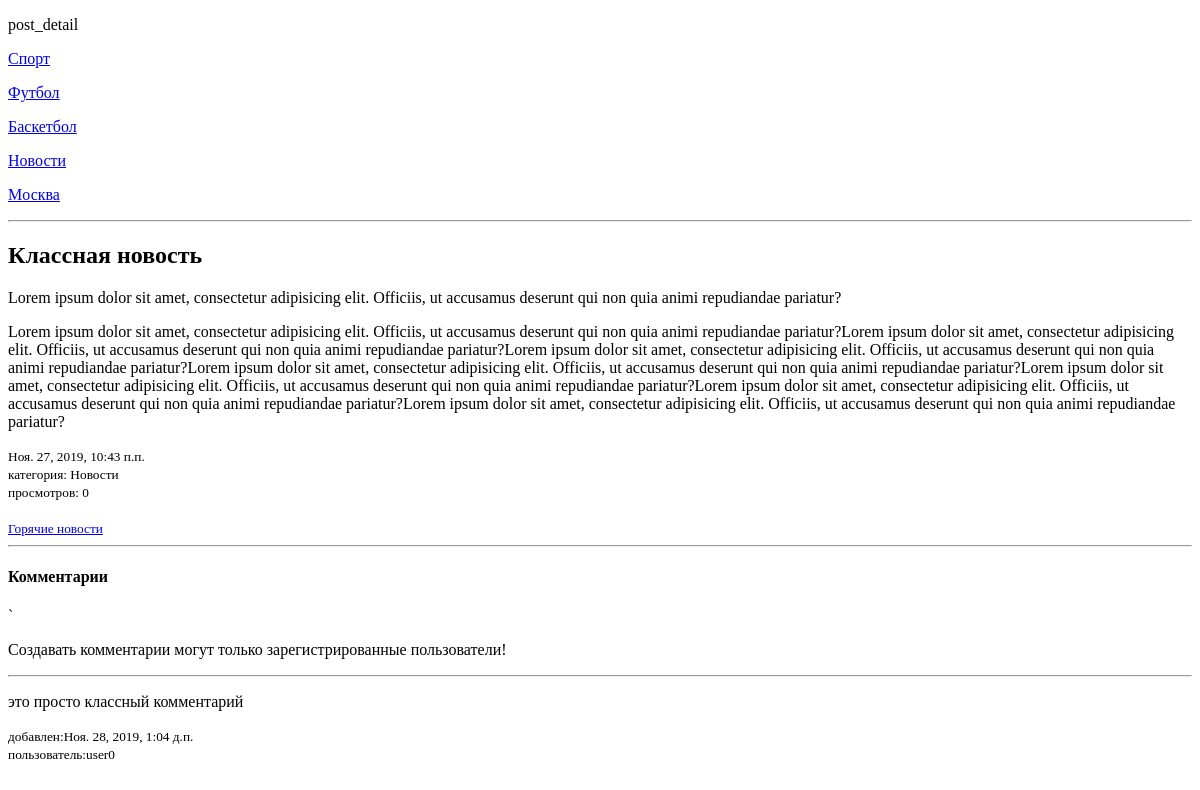
Page /justnews/cool_news/ on the earlier database version.
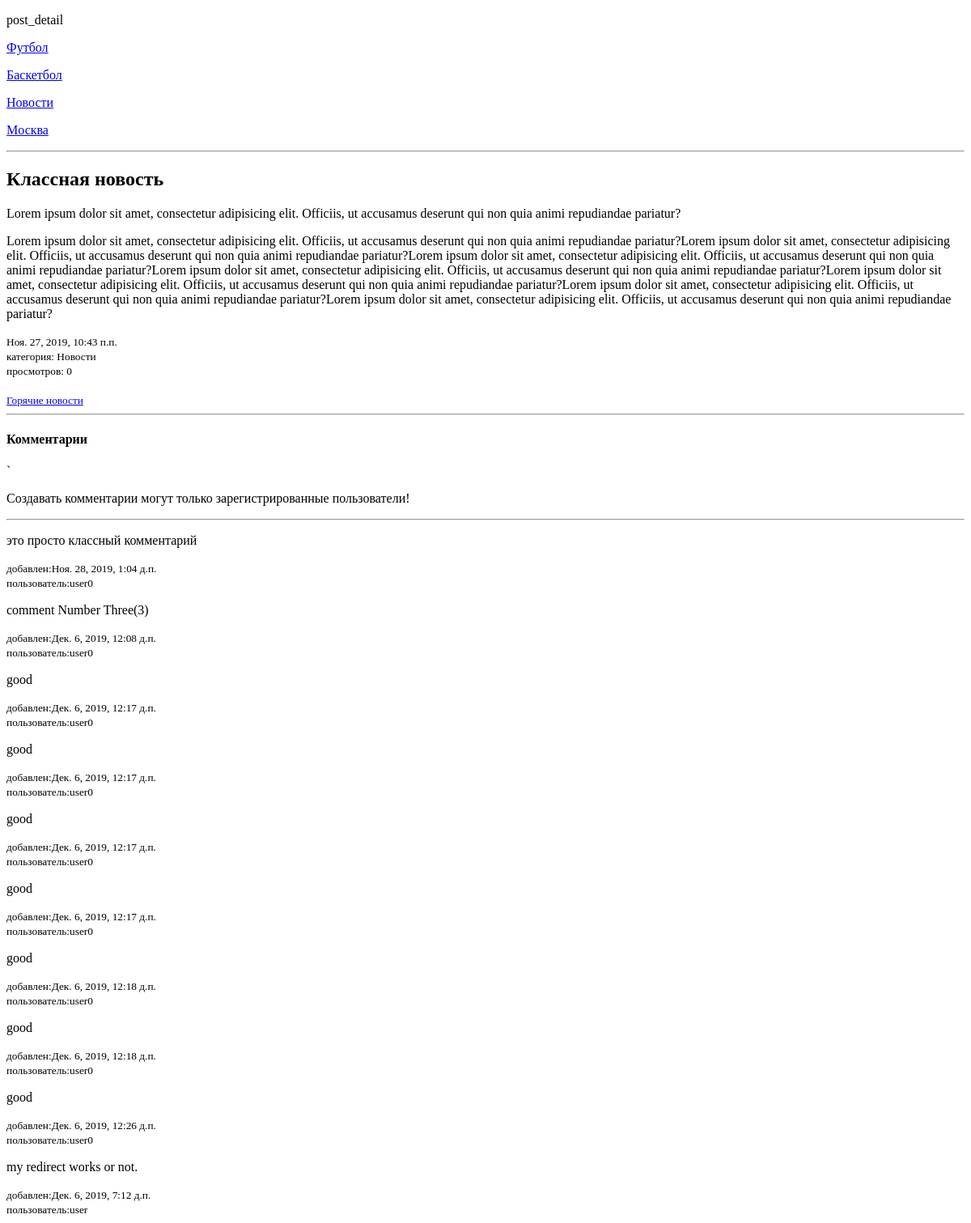
Same page on the later database version.
### blog/models.py (models this page shows, shortened)
class Category(MPTTModel):
    name = models.CharField("имя", max_length=100)
    slug = models.SlugField("url", max_length=100, unique=True)
    description = models.TextField("описание", max_length=1000, default="", blank=True)
    parent = TreeForeignKey(
        'self',
        verbose_name="Родительская категория",
        on_delete=models.CASCADE,
        null=True,
        blank=True,
        related_name='children'
    )
    template = models.CharField("шаблон", max_length=500, default="blog/post_list.html")
    published = models.BooleanField("отображать?", default=True)
    paginated = models.PositiveIntegerField("количество новостей на странице", default=5)
    sort = models.PositiveIntegerField('порядок', default=0)
    class Meta:
        verbose_name = "Категория"
        verbose_name_plural = "Категории"
    def get_absolute_url(self):
        return reverse('category', kwargs={'category_slug': self.slug})

class Tag(models.Model):
    name = models.CharField("имя", max_length=100)
    slug = models.SlugField("url", max_length=100, unique=True)
    published = models.BooleanField("отображать?", default=True)
    class Meta:
        verbose_name = "Тег"
        verbose_name_plural = "Теги"

class Comment(models.Model):
    author = models.ForeignKey(
        User,
        verbose_name="Автор",
        on_delete=models.CASCADE,
    )
    post = models.ForeignKey(Post,
                             verbose_name="статья",
                             on_delete=models.CASCADE,
                             related_name= "comments")
    text = models.TextField("комментарий")
    create_date = models.DateTimeField("дата создания", auto_now=True)
    moderation = models.BooleanField(default=True)
    class Meta:
        verbose_name = "Комментарий"
        verbose_name_plural = "Комментарии"

### blog/views.py (the view, shortened to what this page needs)
# urls.py: path("<slug:category>/<slug:slug>/", views.PostDetailView.as_view(), name="detail_post"),
class PostDetailView(View):
    def get(self,request, **kwargs):
        category_list = Category.objects.filter(published=True)
        post = get_object_or_404(Post,slug= kwargs.get("slug"))
        form = CommentForm()
        return render(request, post.template, {'post': post, 'categories':category_list,'form':form})

### templates/blog/post_detail.html (shortened to what this page needs)
<!DOCTYPE html>
<html lang="en">
<head>
</head>
<body>
<p>post_detail</p>
 {% for category in categories %}
    <p><a href="{{category.get_absolute_url}}">{{ category.name }}</a></p>
 {% endfor %}
<hr>
    <h2>{{ post.title }}</h2>
    <p>{{ post.mini_text }}</p>
    <p>{{ post.text }}</p>
    <small>{{ post.published_date }}</small><br>
    <small>категория: {{post.category.name}}</small><br>
    <small>просмотров: {{ post.viewed }}</small><br>
    {% for tag in post.tags.all %}<br>
        {% if tag.published    %}
                <small><a href="{% url 'find_by_tag' tag.slug %}">{{ tag.name }}</a></small>
            {% endif %}
        {% endfor %}
    <hr>
     <h4>Комментарии</h4>
`    {% if user.is_authenticated %}
            <form action="" method="post">
                {% csrf_token %}
                {{ form.as_p }}
                <button type="submit">добавить</button>
            </form>
      {% else %}
        <p>Cоздавать комментарии могут только зарегистрированные пользователи!</p>
    {% endif %}
    <hr>
    {% for comment in post.comments.all %}
         <p>{{ comment.text }}</p>
        <small>добавлен:{{ comment.create_date }}</small><br>
        <small>пользователь:{{ comment.author }}</small><br>
    {% endfor %}
</body>
</html>

Differences in the rows shown:
no longer on this page (row edited): Category: name "Спорт"
added Comment: text "comment Number Three(3)", create_date "Дек. 6, 2019, 12:08 д.п.", author "user0"
added Comment: text "good", create_date "Дек. 6, 2019, 12:17 д.п.", author "user0"
added Comment: text "good", create_date "Дек. 6, 2019, 12:17 д.п.", author "user0"
added Comment: text "good", create_date "Дек. 6, 2019, 12:17 д.п.", author "user0"
added Comment: text "good", create_date "Дек. 6, 2019, 12:17 д.п.", author "user0"
added Comment: text "good", create_date "Дек. 6, 2019, 12:18 д.п.", author "user0"
added Comment: text "good", create_date "Дек. 6, 2019, 12:18 д.п.", author "user0"
added Comment: text "good", create_date "Дек. 6, 2019, 12:26 д.п.", author "user0"
added Comment: text "my redirect works or not.", create_date "Дек. 6, 2019, 7:12 д.п.", author "user"
